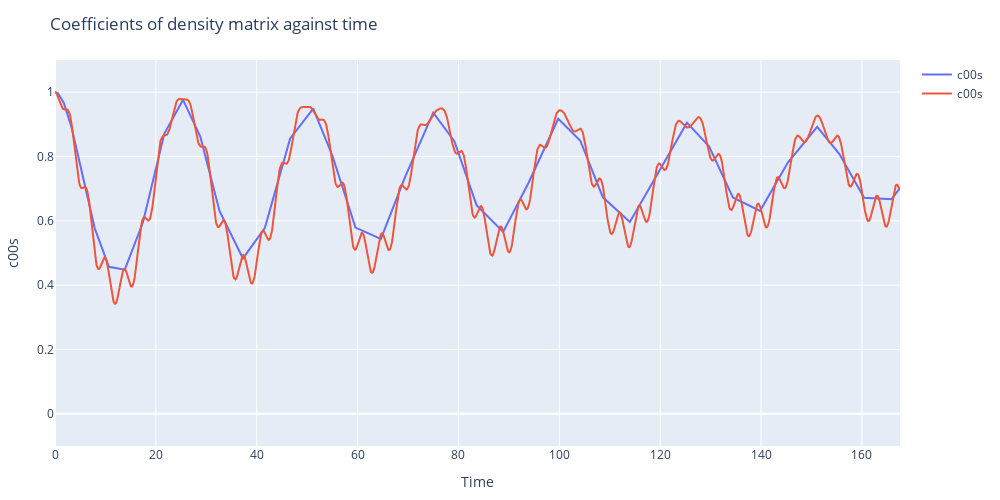

Source (notebook cell):
### Code cell
plot_c00s_full = scatter(x=sol.t, y=abs2.(c00s), mode="lines", name="c00s")
plot_c00s_mesolve = scatter(x=ts, y=abs2.(cs[1]), mode="lines", name="c00s")

layout = Layout(
    xaxis_title="Time",
    yaxis_title="c00s",
    title="Coefficients of density matrix against time",
    width=1000,
    height=500,
    yaxis_range=[-0.1, 1.1]
)

plot([plot_c00s_full, plot_c00s_mesolve], layout)

### Figure 1 — Plotly figure (JSON) as saved in the notebook; plotly's stock layout.template omitted (floating-point values rounded to 4 significant figures; data arrays with more than 128 entries replaced by an {"elided": "..."} marker saying what was removed)
{"data": [{"mode": "lines", "name": "c00s", "type": "scatter", "x": [0, 0.009419, 0.1036, 0.6235, 1.754, 3.304, 5.444, 7.881, 10.69, 13.84, 17.43, 21.69, 25.4, 28.81, 32.62, 37.27, 41.62, 46.63, 51.21, 55.04, 59.58, 64.62, 69.4, 75.0, 79.18, 83.59, 88.87, 93.88, 99.78, 104.2, 108.6, 114.0, 119.2, 125.3, 129.7, 134.4, 139.8, 145.3, 151.1, 155.5, 160.4, 165.9, 167.6], "y": [1, 1.0, 0.9999, 0.9957, 0.9665, 0.8892, 0.7417, 0.5767, 0.4571, 0.4483, 0.5947, 0.8714, 0.9761, 0.8616, 0.6307, 0.4831, 0.5784, 0.8562, 0.9486, 0.8008, 0.5791, 0.5437, 0.7359, 0.9362, 0.8477, 0.6487, 0.5655, 0.7177, 0.9174, 0.849, 0.673, 0.5967, 0.7398, 0.9052, 0.8308, 0.6728, 0.631, 0.782, 0.8919, 0.8075, 0.6715, 0.6673, 0.7028]}, {"mode": "lines", "name": "c00s", "type": "scatter", "x": {"elided": "1676 float values"}, "y": {"elided": "1676 float values"}}], "layout": {"height": 500, "margin": {"b": 50, "l": 50, "r": 50, "t": 60}, "title": "Coefficients of density matrix against time", "width": 1000, "xaxis": {"title": {"text": "Time"}}, "yaxis": {"range": [-0.1, 1.1], "title": {"text": "c00s"}}}}
